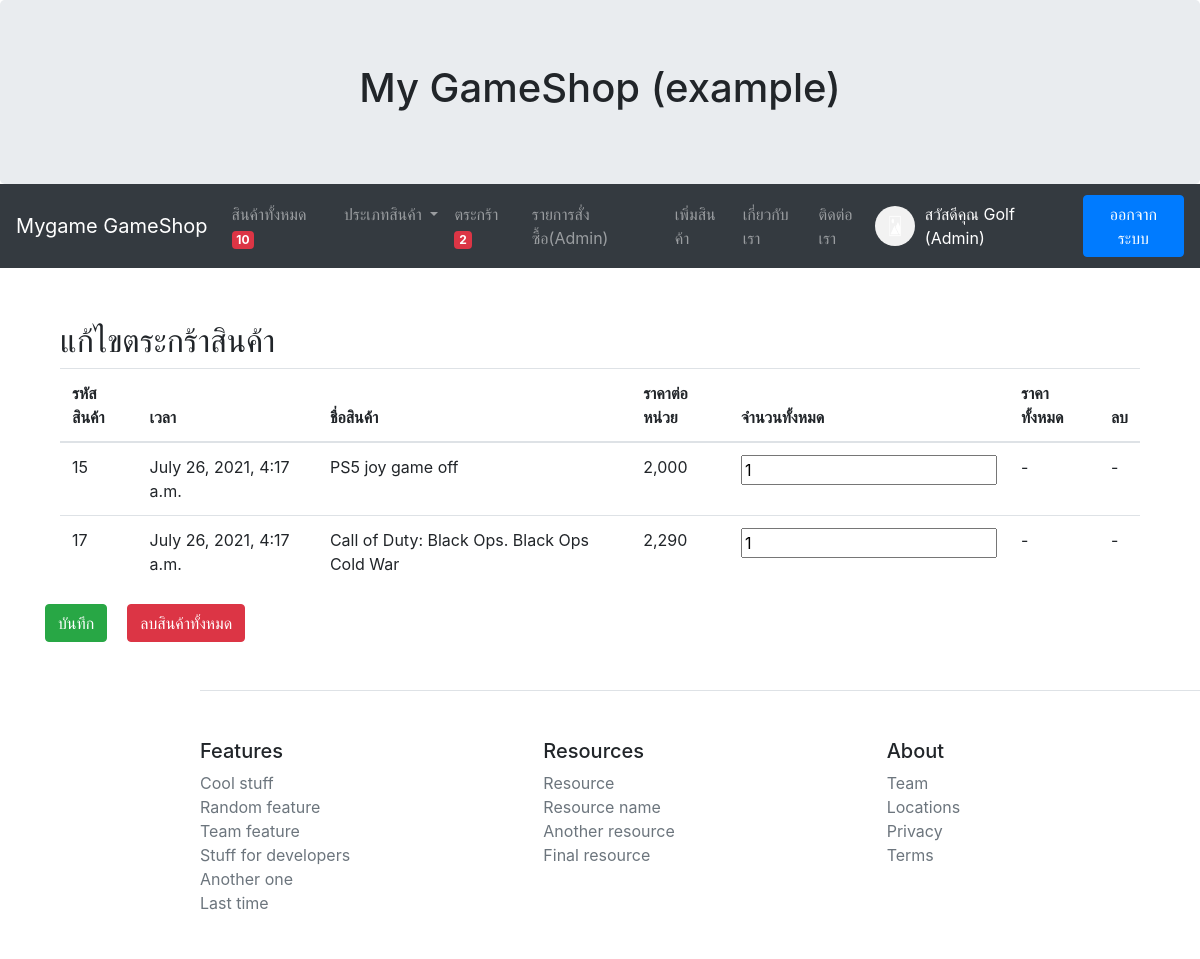
Page /mycart/edit/ (signed in) on the committed database.
### myapp/models.py (models this page shows, shortened)
class Profile(models.Model):
    user = models.OneToOneField(User ,on_delete=models.CASCADE)
    photo = models.ImageField(upload_to="photoprofile" ,null=True ,blank=True ,default="default-image.png")
    usertype = models.CharField(max_length=100 ,default='member')
    cartquan = models.IntegerField(default=0)

class Cart(models.Model):
    user = models.ForeignKey(User ,on_delete=models.CASCADE)
    productid = models.CharField(max_length=100)
    productname = models.CharField(max_length=100)
    price = models.IntegerField()
    quantity = models.IntegerField()
    total = models.IntegerField()
    stamp = models.DateTimeField(auto_now_add=True ,blank=True ,null=True)

### myapp/views.py (the view, shortened to what this page needs)
# urls.py: path('mycart/edit/', MyCartEdit, name='mycartedit-page'),
def MyCartEdit(request):
    username = request.user.username
    user = User.objects.get(username=username)
    context = {}
    mycart = Cart.objects.filter(user=user)
    context['mycart'] = mycart
    return render(request, 'myapp/mycartedit.html', context)

### myapp/templatetags/costom_tags.py (called while the page is built)
@register.simple_tag
def show_allproduct():
    count = Allproduct.objects.count()
    return count

@register.inclusion_tag('myapp/allcategory.html')
def all_category():
    cats = Category.objects.all()
    return {'allcats':cats}

### myapp/template/myapp/mycartedit.html (shortened to what this page needs)
{% extends 'myapp/base.html' %}
{% load humanize %}
{% block content %}
        <br>
        <div class="container">
            <h2>แก้ไขตระกร้าสินค้า</h2>
            <form method="POST" id="formsave">
            <table class="table">
              <thead>
                <tr>
                    <th>รหัสสินค้า</th>
                    <th>เวลา</th>
                    <th>ชื่อสินค้า</th>
                    <th>ราคาต่อหน่วย</th>
                    <th>จำนวนทั้งหมด</th>
                    <th>ราคาทั้งหมด</th>
                    <th>ลบ</th>
                </tr>
              </thead>
              <tbody>
                {% for pd in mycart %}
                <tr>
                    <td>{{pd.productid}}</td>
                    <td>{{pd.stamp}}</td>
                    <td>{{pd.productname}}</td>
                    <td>{{pd.price|intcomma}}</td>
                    <td><input type="text" name="pd_{{pd.productid}}" value="{{pd.quantity}}"></td>
                    <td> - </td>
                    <td>
                        -
                    </td>
                </tr>
                {% endfor %}
              </tbody>
            </table>
            </form>
        <div class="row">
                <button type="submit" form="formsave" class="btn btn-success">บันทึก</button>
            <div style="padding: 10px;"></div>
            <form id="formclear" method="POST" onsubmit="return confirm('ยืนยันการลบสินค้าทั้งหมด?');" >
                <button type="submit" form="formclear" class="btn btn-danger">ลบสินค้าทั้งหมด</button>
            </form>
        </div>
</div>
{% endblock content%}

### myapp/template/myapp/base.html (shortened to what this page needs)
{% load costom_tags %}
<!DOCTYPE html>
<html lang="en">
<head>
  <link rel="stylesheet" href="https://maxcdn.bootstrapcdn.com/bootstrap/4.5.2/css/bootstrap.min.css">
  <link rel="stylesheet" href="https://cdnjs.cloudflare.com/ajax/libs/font-awesome/4.7.0/css/font-awesome.min.css">
</head>
<body>
  <div class="jumbotron text-center" id='padding'>
    <h1>My GameShop (example)</h1>
  </div>
  <nav class="navbar navbar-expand-sm bg-dark navbar-dark" >
    <a class="navbar-brand" href="{% url 'home-page' %}">Mygame GameShop</a>
    <div class="collapse navbar-collapse" id="collapsibleNavbar">
          <ul class="navbar-nav mr-auto">
            <li class="nav-item">
                <a class="nav-link" href="{% url 'allproduct-page' %}">สินค้าทั้งหมด <span class="badge badge-danger">{% show_allproduct %}</span></a>
            </li>
            <li class="nav-item dropdown">
                <a class="nav-link dropdown-toggle" href="#" id="dropdown01" data-toggle="dropdown" aria-haspopup="true"
                      aria-expanded="false">ประเภทสินค้า
                </a>
            </li>
    {% if user.is_authenticated and user.profile.usertype == 'admin' %}
            <li class="nav-item">
                <a class="nav-link" href="{% url 'mycart-page' %}">
                  ตระกร้า <span class="badge badge-danger"> {{user.profile.cartquan}}</span>
                </a>
            </li>
            <li class="nav-item">
              <a class="nav-link" href="{% url 'allorderlist-page' %}">
                รายการสั่งซื้อ(Admin)
              </a>
            </li>
            <li class="nav-item">
                <a class="nav-link" href="{% url 'addproduct-page' %}">เพิ่มสินค้า</a>
            </li>
    {% endif %}
                <li class="nav-item">
                  <a class="nav-link" href="{% url 'about-page' %}">เกี่ยวกับเรา</a>
              </li>
              <li class="nav-item">
                  <a class="nav-link" href="{% url 'contact-page' %}">ติดต่อเรา</a>
              </li>
        </ul>
    {% if user.is_authenticated %}
                <img src="{{user.profile.photo.url}}" alt="" width="40" height="40" class="rounded-circle">
                <p style="color: white; margin: 10px;">สวัสดีคุณ&nbsp{{user.first_name}} {{user.last_name}} </p>
                <a class="btn btn-primary" href="{% url 'logout' %}">ออกจากระบบ</a>
    {% else %}
                <a class="btn btn-primary" href="{% url 'register-page' %}">สมัครสมาชิก</a>&nbsp&nbsp&nbsp
                <a class="btn btn-primary" href="{% url 'login' %}">เข้าสู่ระบบ</a>
    {% endif %}
    </div>
  </nav>
<div class="container" style="margin-top: 30px ;" >
    {% block content %}
    {% endblock content%}
</div>
<footer class="pt-4 my-md-5 pt-md-5 border-top" id='footerpadding'>
        <div class="row" >
          <div class="col-6 col-md">
            <h5>Features</h5>
            <ul class="list-unstyled text-small">
              <li><a class="text-muted" href="#">Cool stuff</a></li>
              <li><a class="text-muted" href="#">Random feature</a></li>
              <li><a class="text-muted" href="#">Team feature</a></li>
              <li><a class="text-muted" href="#">Stuff for developers</a></li>
              <li><a class="text-muted" href="#">Another one</a></li>
              <li><a class="text-muted" href="#">Last time</a></li>
            </ul>
          </div>
          <div class="col-6 col-md">
            <h5>Resources</h5>
            <ul class="list-unstyled text-small">
              <li><a class="text-muted" href="#">Resource</a></li>
              <li><a class="text-muted" href="#">Resource name</a></li>
              <li><a class="text-muted" href="#">Another resource</a></li>
              <li><a class="text-muted" href="#">Final resource</a></li>
            </ul>
          </div>
          <div class="col-6 col-md">
            <h5>About</h5>
            <ul class="list-unstyled text-small">
              <li><a class="text-muted" href="#">Team</a></li>
              <li><a class="text-muted" href="#">Locations</a></li>
              <li><a class="text-muted" href="#">Privacy</a></li>
              <li><a class="text-muted" href="#">Terms</a></li>
            </ul>
          </div>
        </div>
      </footer>
</body>
</html>

### myapp/template/myapp/base.html (style rules this page uses)
#padding { margin-bottom: 0px; }
#footerpadding { margin-left: 200px; }

### rows in the picture
Cart: productid "15", stamp "July 26, 2021, 4:17 a.m.", productname "PS5 joy game off", price "2,000", quantity "1"
Cart: productid "17", stamp "July 26, 2021, 4:17 a.m.", productname "Call of Duty: Black Ops. Black Ops Cold War", price "2,290", quantity "1"

### other values in the picture
{{ user.profile.cartquan }} "2"
{{ user.first_name }} "Golf (Admin)"
